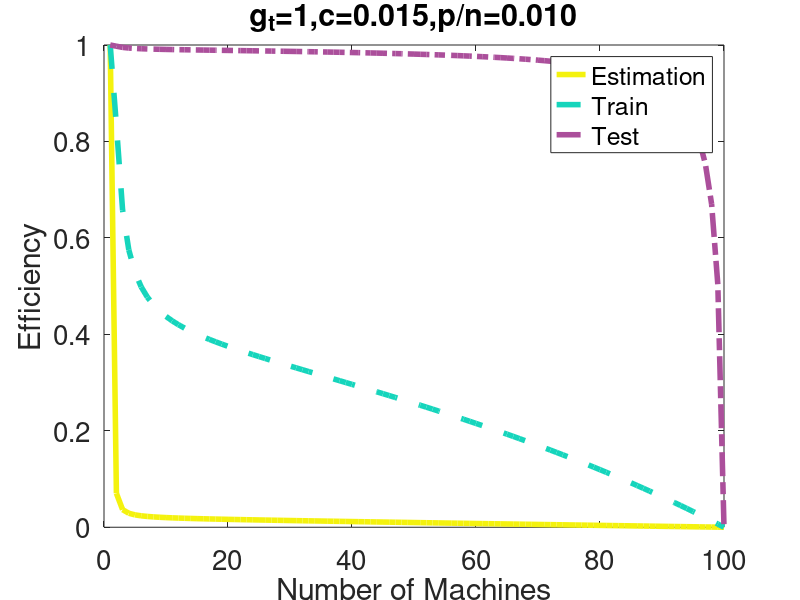
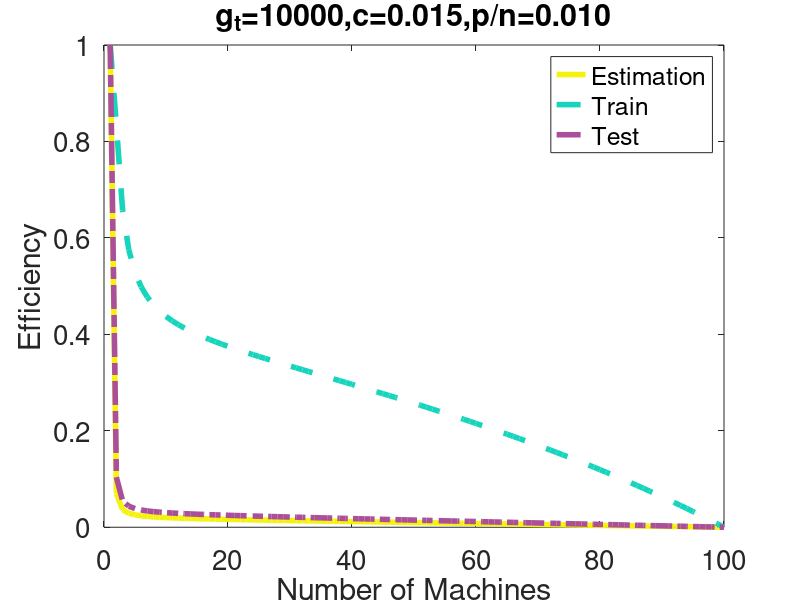

MATLAB code to generate these figures, in order:
n = 10000;
p = 100;
gamma = p/n;
alpha = 10000;

c = 1.5*gamma;
g_t = [1,alpha];
savefigs=1;    closefigs=1;

for k=1:length(g_t)
    
    rng(2);

ARE = zeros(1,1/gamma);

myfun = @(x,b) (1-c)/(1+x)+c/(1+alpha*x)-b;  % parameterized function
b = 1-gamma;                    % parameter
fun = @(x) myfun(x,b); % function of x alone
phi = fzero(fun,[0.00000000001 10000000000]);

for i = 1:(1/gamma-1)
   
myfun = @(x,b) (1-c)/(1+x)+c/(1+alpha*x)-b;  % parameterized function
b = 1-i*gamma;                    % parameter
fun = @(x) myfun(x,b); % function of x alone
x = fzero(fun,[0.00000000001 10000000000]);

ARE(i) = i*phi/x;
end
ARE(1/gamma)=0;



AIE = zeros(1,1/gamma);

for i = 1:(1/gamma-1)
   
myfun = @(x,b) (1-c)/(1+x)+c/(1+alpha*x)-b;  % parameterized function
b = 1-i*gamma;                    % parameter
fun = @(x) myfun(x,b); % function of x alone
x = fzero(fun,[0.00000000001 10000000000]);

AIE(i) = (i*i*(1-gamma))/(i*gamma+(1+(alpha-1)*c)*(i-1)*x+i*i*(1-2*gamma));
end
AIE(1/gamma)=0;

AOE = zeros(1,1/gamma);


myfun = @(x,b) (1-c)/(1+x)+c/(1+alpha*x)-b;  % parameterized function
b = 1-gamma;                    % parameter
fun = @(x) myfun(x,b); % function of x alone
psi = fzero(fun,[0.00000000001 10000000000]);

for i = 1:(1/gamma-1)
   
myfun = @(x,b) (1-c)/(1+x)+c/(1+alpha*x)-b;  % parameterized function
b = 1-i*gamma;                    % parameter
fun = @(x) myfun(x,b); % function of x alone
x = fzero(fun,[0.00000000001 10000000000]);

AOE(i) = (i+i*g_t(k)*psi)/(i+g_t(k)*x);
end
AOE(1/gamma)=0;

m = 1:1:1/gamma;
plot(m,ARE,'-','linewidth',4,'color',rand(1,3));
hold on 
plot(m,AIE,'--','linewidth',4,'color',rand(1,3));
plot(m,AOE,'-.','linewidth',4,'color',rand(1,3));
hold off
xlabel('Number of Machines');
ylabel('Efficiency');
set(gca,'fontsize',20)
legend('Estimation','Train','Test');
str = sprintf( 'g_t=%d,c=%.3f,p/n=%.3f',g_t(k),c,gamma);
title(str);

    if savefigs==1
        filename = sprintf( './Elliptical-g_t=%d-c=%.3f-gamma=%.3f.png',g_t(k),c,gamma);
        saveas(gcf, filename,'png');
        fprintf(['Saved Results to ' filename '\n']);
        if closefigs==1
            close(gcf)
        end
    end

end
